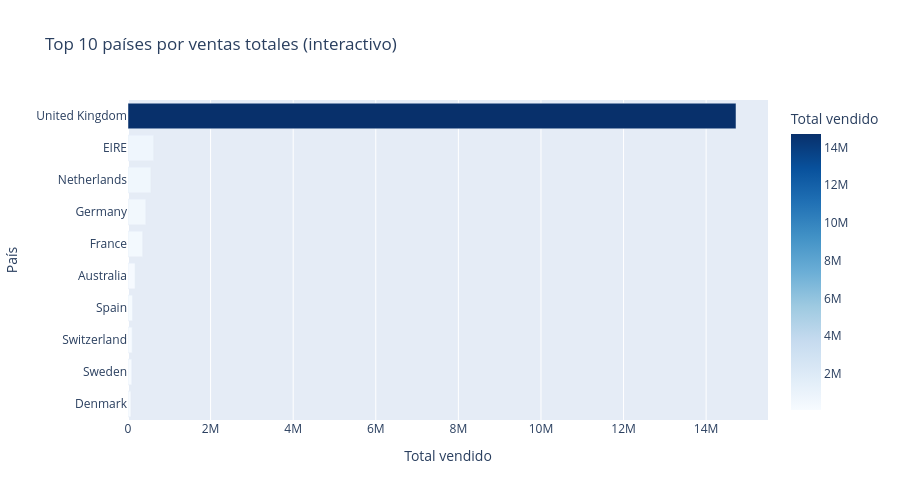

This figure's notebook cell:
### Markdown cell above
Como complemento se repite el heatmap con la correlación de Spearman, que trabaja con el orden de los valores en lugar de los valores en sí. Esto es útil en este dataset porque Pearson es muy sensible a los valores extremos, y aquí hay ventas con cantidades y precios gigantes que pueden inflar o esconder una relación. Comparar ambos mapas permite ver qué relaciones se mantienen cuando se elimina el efecto de los atípicos.

### Code cell
# Ejercicio 3 - Barras interactivas
resumen = (df.groupby('Country')
             .agg(Total=('Total', 'sum'),
                  Facturas=('Invoice', 'nunique'),
                  Clientes=('Customer_ID', 'nunique'))
             .reset_index())
resumen['Ticket_promedio'] = (resumen['Total'] / resumen['Facturas']).round(2)
top10_int = resumen.sort_values('Total', ascending=False).head(10)

fig_barras = px.bar(top10_int, x='Total', y='Country', orientation='h', color='Total',
                    color_continuous_scale='Blues',
                    hover_data={'Facturas': True, 'Clientes': True, 'Ticket_promedio': ':.2f', 'Total': ':,.0f'},
                    title='Top 10 países por ventas totales (interactivo)',
                    labels={'Total': 'Total vendido', 'Country': 'País',
                            'Ticket_promedio': 'Ticket promedio por factura'})
fig_barras.update_layout(yaxis={'categoryorder': 'total ascending'}, height=500)
fig_barras.show()

top10_int.round(2)

### Figure 1 — Plotly figure (JSON) as saved in the notebook; plotly's stock layout.template omitted (floating-point values rounded to 4 significant figures)
{"data": [{"customdata": [[33540.0, 5350.0, 439.0], [567.0, 5.0, 1096.0], [228.0, 22.0, 2431.0], [789.0, 107.0, 546.6], [614.0, 95.0, 578.6], [95.0, 15.0, 1789.0], [154.0, 41.0, 709.0], [90.0, 22.0, 1115.0], [104.0, 19.0, 880.3], [43.0, 12.0, 1625.0]], "hovertemplate": "Total vendido=%{marker.color:,.0f}<br>País=%{y}<br>Facturas=%{customdata[0]}<br>Clientes=%{customdata[1]}<br>Ticket promedio por factura=%{customdata[2]:.2f}<extra></extra>", "legendgroup": "", "marker": {"color": [14720000.0, 621600.0, 554200.0, 431300.0, 355300.0, 170000.0, 109200.0, 100400.0, 91550.0, 69860.0], "coloraxis": "coloraxis", "pattern": {"shape": ""}}, "name": "", "orientation": "h", "showlegend": false, "textposition": "auto", "type": "bar", "x": [14720000.0, 621600.0, 554200.0, 431300.0, 355300.0, 170000.0, 109200.0, 100400.0, 91550.0, 69860.0], "xaxis": "x", "y": ["United Kingdom", "EIRE", "Netherlands", "Germany", "France", "Australia", "Spain", "Switzerland", "Sweden", "Denmark"], "yaxis": "y"}], "layout": {"barmode": "relative", "coloraxis": {"autocolorscale": false, "colorbar": {"title": {"text": "Total vendido"}}, "colorscale": [[0, "rgb(247,251,255)"], [0.125, "rgb(222,235,247)"], [0.25, "rgb(198,219,239)"], [0.375, "rgb(158,202,225)"], [0.5, "rgb(107,174,214)"], [0.625, "rgb(66,146,198)"], [0.75, "rgb(33,113,181)"], [0.875, "rgb(8,81,156)"], [1, "rgb(8,48,107)"]]}, "height": 500, "legend": {"tracegroupgap": 0}, "title": {"text": "Top 10 países por ventas totales (interactivo)"}, "xaxis": {"anchor": "y", "domain": [0, 1], "title": {"text": "Total vendido"}}, "yaxis": {"anchor": "x", "categoryorder": "total ascending", "domain": [0, 1], "title": {"text": "País"}}}}
